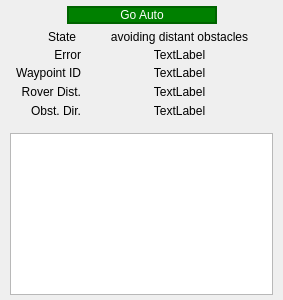
<?xml version="1.0" encoding="UTF-8"?>
<ui version="4.0">
 <class>navigationtool</class>
 <widget class="QWidget" name="navigationtool">
  <property name="geometry">
   <rect>
    <x>0</x>
    <y>0</y>
    <width>283</width>
    <height>300</height>
   </rect>
  </property>
  <property name="sizePolicy">
   <sizepolicy hsizetype="Preferred" vsizetype="MinimumExpanding">
    <horstretch>0</horstretch>
    <verstretch>0</verstretch>
   </sizepolicy>
  </property>
  <property name="minimumSize">
   <size>
    <width>283</width>
    <height>300</height>
   </size>
  </property>
  <property name="maximumSize">
   <size>
    <width>283</width>
    <height>300</height>
   </size>
  </property>
  <property name="cursor">
   <cursorShape>ArrowCursor</cursorShape>
  </property>
  <property name="windowTitle">
   <string>Form</string>
  </property>
  <layout class="QVBoxLayout" name="verticalLayout_2">
   <property name="spacing">
    <number>5</number>
   </property>
   <property name="sizeConstraint">
    <enum>QLayout::SetDefaultConstraint</enum>
   </property>
   <property name="leftMargin">
    <number>10</number>
   </property>
   <property name="topMargin">
    <number>5</number>
   </property>
   <property name="rightMargin">
    <number>10</number>
   </property>
   <property name="bottomMargin">
    <number>5</number>
   </property>
   <item>
    <layout class="QHBoxLayout" name="horizontalLayout_2">
     <item>
      <spacer name="horizontalSpacer">
       <property name="orientation">
        <enum>Qt::Horizontal</enum>
       </property>
       <property name="sizeHint" stdset="0">
        <size>
         <width>40</width>
         <height>20</height>
        </size>
       </property>
      </spacer>
     </item>
     <item>
      <widget class="QPushButton" name="buttonRunning">
       <property name="minimumSize">
        <size>
         <width>150</width>
         <height>0</height>
        </size>
       </property>
       <property name="styleSheet">
        <string notr="true">QPushButton{
background: green;
 border: 2px solid darkgreen;
 border-radius:10;
color: white;}

QPushButton:checked{
background: red;
border: 2px solid darkred;
border-radius:10;
}
</string>
       </property>
       <property name="text">
        <string>Go Auto</string>
       </property>
       <property name="checkable">
        <bool>true</bool>
       </property>
      </widget>
     </item>
     <item>
      <spacer name="horizontalSpacer_2">
       <property name="orientation">
        <enum>Qt::Horizontal</enum>
       </property>
       <property name="sizeHint" stdset="0">
        <size>
         <width>40</width>
         <height>20</height>
        </size>
       </property>
      </spacer>
     </item>
    </layout>
   </item>
   <item>
    <layout class="QGridLayout" name="gridLayout_2">
     <property name="horizontalSpacing">
      <number>-1</number>
     </property>
     <property name="verticalSpacing">
      <number>4</number>
     </property>
     <item row="0" column="0" rowspan="2">
      <widget class="QLabel" name="label">
       <property name="minimumSize">
        <size>
         <width>60</width>
         <height>0</height>
        </size>
       </property>
       <property name="maximumSize">
        <size>
         <width>60</width>
         <height>16777215</height>
        </size>
       </property>
       <property name="text">
        <string>State</string>
       </property>
       <property name="alignment">
        <set>Qt::AlignRight|Qt::AlignTrailing|Qt::AlignVCenter</set>
       </property>
      </widget>
     </item>
     <item row="0" column="1" rowspan="2">
      <widget class="QLabel" name="labelState">
       <property name="minimumSize">
        <size>
         <width>175</width>
         <height>0</height>
        </size>
       </property>
       <property name="maximumSize">
        <size>
         <width>175</width>
         <height>16777215</height>
        </size>
       </property>
       <property name="text">
        <string>avoiding distant obstacles</string>
       </property>
       <property name="alignment">
        <set>Qt::AlignCenter</set>
       </property>
      </widget>
     </item>
     <item row="2" column="0">
      <widget class="QLabel" name="label_2">
       <property name="text">
        <string>Error</string>
       </property>
       <property name="alignment">
        <set>Qt::AlignRight|Qt::AlignTrailing|Qt::AlignVCenter</set>
       </property>
      </widget>
     </item>
     <item row="2" column="1">
      <widget class="QLabel" name="labelError">
       <property name="text">
        <string>TextLabel</string>
       </property>
       <property name="alignment">
        <set>Qt::AlignCenter</set>
       </property>
      </widget>
     </item>
     <item row="3" column="0">
      <widget class="QLabel" name="label_10">
       <property name="text">
        <string>Waypoint ID</string>
       </property>
       <property name="alignment">
        <set>Qt::AlignRight|Qt::AlignTrailing|Qt::AlignVCenter</set>
       </property>
      </widget>
     </item>
     <item row="3" column="1">
      <widget class="QLabel" name="labelWpID">
       <property name="text">
        <string>TextLabel</string>
       </property>
       <property name="alignment">
        <set>Qt::AlignCenter</set>
       </property>
      </widget>
     </item>
     <item row="5" column="0">
      <widget class="QLabel" name="label_4">
       <property name="minimumSize">
        <size>
         <width>60</width>
         <height>0</height>
        </size>
       </property>
       <property name="maximumSize">
        <size>
         <width>100</width>
         <height>16777215</height>
        </size>
       </property>
       <property name="text">
        <string>Obst. Dir.</string>
       </property>
       <property name="alignment">
        <set>Qt::AlignRight|Qt::AlignTrailing|Qt::AlignVCenter</set>
       </property>
      </widget>
     </item>
     <item row="5" column="1">
      <widget class="QLabel" name="labelObstDirection">
       <property name="text">
        <string>TextLabel</string>
       </property>
       <property name="alignment">
        <set>Qt::AlignCenter</set>
       </property>
      </widget>
     </item>
     <item row="4" column="0">
      <widget class="QLabel" name="label_3">
       <property name="text">
        <string>Rover Dist.</string>
       </property>
       <property name="alignment">
        <set>Qt::AlignRight|Qt::AlignTrailing|Qt::AlignVCenter</set>
       </property>
      </widget>
     </item>
     <item row="4" column="1">
      <widget class="QLabel" name="labelWpDistance">
       <property name="minimumSize">
        <size>
         <width>0</width>
         <height>16</height>
        </size>
       </property>
       <property name="maximumSize">
        <size>
         <width>16777215</width>
         <height>16</height>
        </size>
       </property>
       <property name="text">
        <string>TextLabel</string>
       </property>
       <property name="alignment">
        <set>Qt::AlignCenter</set>
       </property>
      </widget>
     </item>
    </layout>
   </item>
   <item>
    <spacer name="verticalSpacer">
     <property name="orientation">
      <enum>Qt::Vertical</enum>
     </property>
     <property name="sizeHint" stdset="0">
      <size>
       <width>20</width>
       <height>40</height>
      </size>
     </property>
    </spacer>
   </item>
   <item>
    <widget class="QTableWidget" name="paramTableWidget">
     <property name="focusPolicy">
      <enum>Qt::NoFocus</enum>
     </property>
    </widget>
   </item>
  </layout>
 </widget>
 <resources/>
 <connections/>
</ui>
